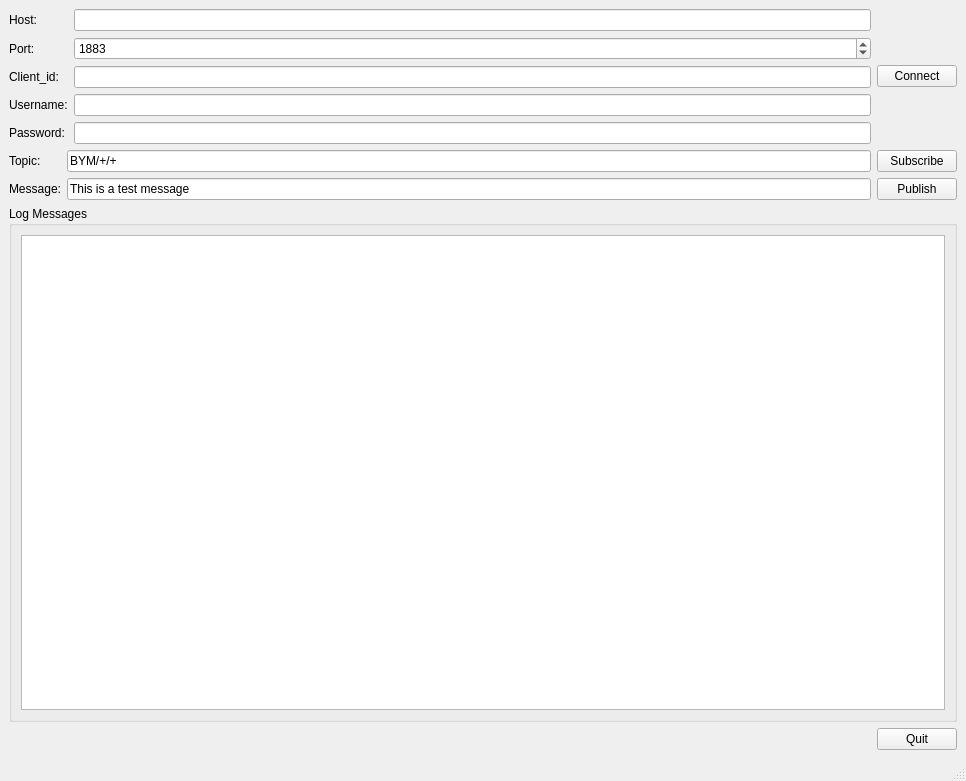
<?xml version="1.0" encoding="UTF-8"?>
<ui version="4.0">
 <class>MainWindow</class>
 <widget class="QMainWindow" name="MainWindow">
  <property name="geometry">
   <rect>
    <x>0</x>
    <y>0</y>
    <width>966</width>
    <height>781</height>
   </rect>
  </property>
  <property name="windowTitle">
   <string>MainWindow</string>
  </property>
  <widget class="QWidget" name="centralwidget">
   <layout class="QGridLayout" name="gridLayout_4">
    <item row="0" column="0">
     <layout class="QHBoxLayout" name="horizontalLayout_7">
      <item>
       <layout class="QFormLayout" name="formLayout_3">
        <item row="0" column="0">
         <widget class="QLabel" name="label_9">
          <property name="text">
           <string>Host:</string>
          </property>
         </widget>
        </item>
        <item row="0" column="1">
         <widget class="QLineEdit" name="LineEditHost">
          <property name="text">
           <string/>
          </property>
         </widget>
        </item>
        <item row="2" column="0">
         <widget class="QLabel" name="label_10">
          <property name="text">
           <string>Port:</string>
          </property>
         </widget>
        </item>
        <item row="2" column="1">
         <widget class="QSpinBox" name="SpinBoxPort">
          <property name="maximum">
           <number>99999</number>
          </property>
          <property name="value">
           <number>1883</number>
          </property>
         </widget>
        </item>
        <item row="4" column="0">
         <widget class="QLabel" name="label_20">
          <property name="text">
           <string>Username:</string>
          </property>
         </widget>
        </item>
        <item row="4" column="1">
         <widget class="QLineEdit" name="Username">
          <property name="text">
           <string/>
          </property>
         </widget>
        </item>
        <item row="6" column="1">
         <widget class="QLineEdit" name="Password">
          <property name="text">
           <string/>
          </property>
         </widget>
        </item>
        <item row="3" column="0">
         <widget class="QLabel" name="label_13">
          <property name="text">
           <string>Client_id:</string>
          </property>
         </widget>
        </item>
        <item row="6" column="0">
         <widget class="QLabel" name="label_21">
          <property name="text">
           <string>Password:</string>
          </property>
         </widget>
        </item>
        <item row="3" column="1">
         <widget class="QLineEdit" name="Client_id">
          <property name="text">
           <string/>
          </property>
         </widget>
        </item>
       </layout>
      </item>
      <item>
       <widget class="QPushButton" name="ButtonConnect">
        <property name="text">
         <string>Connect</string>
        </property>
       </widget>
      </item>
     </layout>
    </item>
    <item row="1" column="0">
     <layout class="QGridLayout" name="gridLayout_3">
      <item row="1" column="1">
       <widget class="QLineEdit" name="LineEditMessage">
        <property name="text">
         <string>This is a test message</string>
        </property>
       </widget>
      </item>
      <item row="1" column="0">
       <widget class="QLabel" name="label_11">
        <property name="text">
         <string>Message:</string>
        </property>
       </widget>
      </item>
      <item row="0" column="2">
       <widget class="QPushButton" name="ButtonSubscribe">
        <property name="text">
         <string>Subscribe</string>
        </property>
       </widget>
      </item>
      <item row="1" column="2">
       <widget class="QPushButton" name="ButtonPublish">
        <property name="text">
         <string>Publish</string>
        </property>
       </widget>
      </item>
      <item row="0" column="1">
       <widget class="QLineEdit" name="LineEditTopic">
        <property name="text">
         <string>BYM/+/+</string>
        </property>
       </widget>
      </item>
      <item row="0" column="0">
       <widget class="QLabel" name="label_12">
        <property name="text">
         <string>Topic:</string>
        </property>
       </widget>
      </item>
     </layout>
    </item>
    <item row="2" column="0">
     <widget class="QGroupBox" name="groupBox">
      <property name="title">
       <string>Log Messages</string>
      </property>
      <layout class="QHBoxLayout" name="horizontalLayout_8">
       <item>
        <widget class="QPlainTextEdit" name="EditLog"/>
       </item>
      </layout>
     </widget>
    </item>
    <item row="3" column="0">
     <layout class="QHBoxLayout" name="horizontalLayout_9">
      <item>
       <spacer name="HorizontalSpacer">
        <property name="orientation">
         <enum>Qt::Horizontal</enum>
        </property>
        <property name="sizeHint" stdset="0">
         <size>
          <width>40</width>
          <height>20</height>
         </size>
        </property>
       </spacer>
      </item>
      <item>
       <widget class="QPushButton" name="ButtonQuit">
        <property name="text">
         <string>Quit</string>
        </property>
       </widget>
      </item>
     </layout>
    </item>
   </layout>
  </widget>
  <widget class="QMenuBar" name="menubar">
   <property name="geometry">
    <rect>
     <x>0</x>
     <y>0</y>
     <width>966</width>
     <height>21</height>
    </rect>
   </property>
  </widget>
  <widget class="QStatusBar" name="statusbar"/>
 </widget>
 <resources/>
 <connections/>
</ui>
